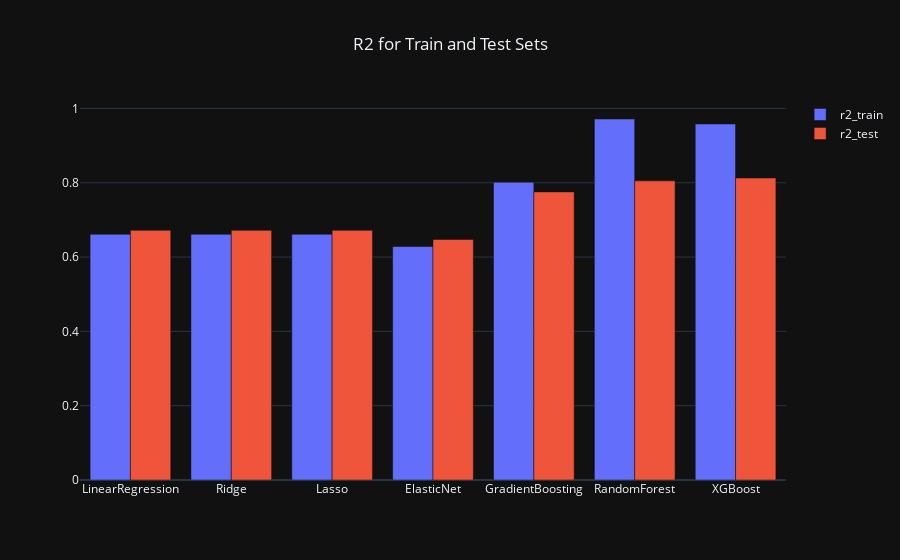
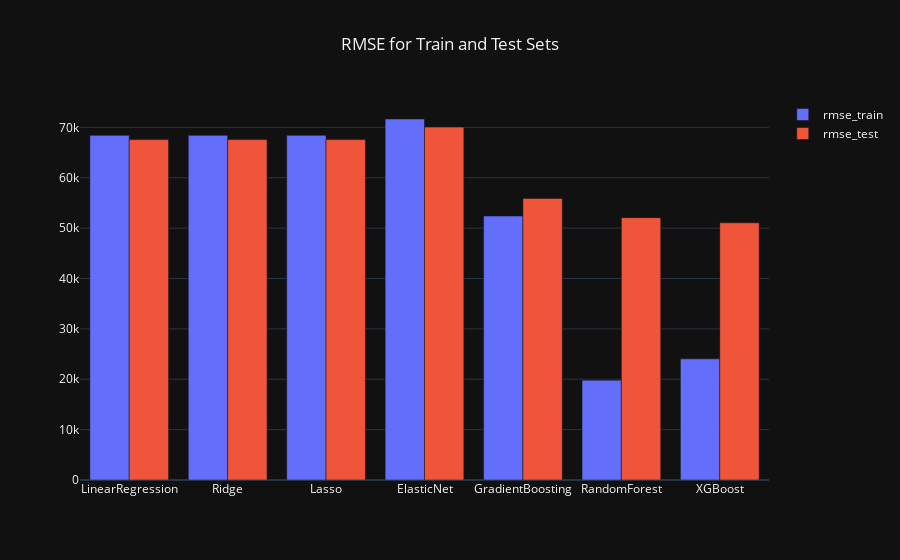

Source (notebook cell) for these figures, in order:
### Code cell
import pandas as pd
from sklearn.model_selection import train_test_split
from sklearn.linear_model import LinearRegression, Ridge, Lasso, ElasticNet
from sklearn.ensemble import GradientBoostingRegressor, RandomForestRegressor
from xgboost import XGBRegressor
from sklearn.metrics import r2_score, mean_squared_error, mean_absolute_error
import numpy as np
import plotly.graph_objects as go

# 加载数据（示例：自行替换为实际数据）
df = pd.read_csv('housing.csv')
X = df[['longitude', 'latitude', 'housing_median_age', 'total_rooms', 'total_bedrooms', 
        'population', 'households', 'median_income']]
y = df['median_house_value']

# 划分数据集
X_train, X_test, y_train, y_test = train_test_split(X, y, test_size=0.3, random_state=42, shuffle=True)

# 定义模型评估函数
def make_model(X_train, X_test, y_train, y_test, model, model_name):
    model.fit(X_train, y_train)
    y_train_pred = model.predict(X_train)
    y_test_pred = model.predict(X_test)
    
    # 计算评估指标
    r2_train = r2_score(y_train, y_train_pred)
    r2_test = r2_score(y_test, y_test_pred)
    mse_train = mean_squared_error(y_train, y_train_pred)
    mse_test = mean_squared_error(y_test, y_test_pred)
    rmse_train = np.sqrt(mse_train)
    rmse_test = np.sqrt(mse_test)
    mae_train = mean_absolute_error(y_train, y_train_pred)
    mae_test = mean_absolute_error(y_test, y_test_pred)
    
    return {
        "Algorithm": model_name,
        "r2_train": r2_train,
        "r2_test": r2_test,
        "mse_train": mse_train,
        "mse_test": mse_test,
        "rmse_train": rmse_train,
        "rmse_test": rmse_test,
        "mae_train": mae_train,
        "mae_test": mae_test
    }

# 模型列表
models = [
    (LinearRegression(), "LinearRegression"),
    (Ridge(), "Ridge"),
    (Lasso(), "Lasso"),
    (ElasticNet(), "ElasticNet"),
    (GradientBoostingRegressor(), "GradientBoosting"),
    (RandomForestRegressor(), "RandomForest"),
    (XGBRegressor(), "XGBoost"),
]

# 运行模型并存储结果
results = []
for model, name in models:
    result = make_model(X_train, X_test, y_train, y_test, model, name)
    results.append(result)

# 创建结果数据框
df_models = pd.DataFrame(results)

# 打印结果
print(df_models)

# 可视化 R^2
fig = go.Figure(data=[
    go.Bar(name='r2_train', x=df_models.Algorithm, y=df_models.r2_train),
    go.Bar(name='r2_test', x=df_models.Algorithm, y=df_models.r2_test)
])
fig.update_layout(template='plotly_dark', title='R2 for Train and Test Sets', title_x=0.5)
fig.show()

# 可视化 RMSE
fig = go.Figure(data=[
    go.Bar(name='rmse_train', x=df_models.Algorithm, y=df_models.rmse_train),
    go.Bar(name='rmse_test', x=df_models.Algorithm, y=df_models.rmse_test)
])
fig.update_layout(template='plotly_dark', title='RMSE for Train and Test Sets', title_x=0.5)
fig.show()

### Figure 1 — Plotly figure (JSON) as saved in the notebook; plotly's stock layout.template omitted (floating-point values rounded to 4 significant figures)
{"data": [{"name": "r2_train", "type": "bar", "x": ["LinearRegression", "Ridge", "Lasso", "ElasticNet", "GradientBoosting", "RandomForest", "XGBoost"], "y": [0.6612, 0.6612, 0.6612, 0.6283, 0.8013, 0.9716, 0.9582]}, {"name": "r2_test", "type": "bar", "x": ["LinearRegression", "Ridge", "Lasso", "ElasticNet", "GradientBoosting", "RandomForest", "XGBoost"], "y": [0.6719, 0.6719, 0.6719, 0.6472, 0.7754, 0.8051, 0.8127]}], "layout": {"autosize": true, "title": {"text": "R2 for Train and Test Sets", "x": 0.5}, "xaxis": {"autorange": true, "range": [-0.5, 6.5], "type": "category"}, "yaxis": {"autorange": true, "range": [0, 1.023], "type": "linear"}}}

### Figure 2 — Plotly figure (JSON) as saved in the notebook; plotly's stock layout.template omitted (floating-point values rounded to 4 significant figures)
{"data": [{"name": "rmse_train", "type": "bar", "x": ["LinearRegression", "Ridge", "Lasso", "ElasticNet", "GradientBoosting", "RandomForest", "XGBoost"], "y": [68430.0, 68430.0, 68430.0, 71670.0, 52400.0, 19820.0, 24050.0]}, {"name": "rmse_test", "type": "bar", "x": ["LinearRegression", "Ridge", "Lasso", "ElasticNet", "GradientBoosting", "RandomForest", "XGBoost"], "y": [67570.0, 67570.0, 67570.0, 70060.0, 55910.0, 52080.0, 51060.0]}], "layout": {"autosize": true, "title": {"text": "RMSE for Train and Test Sets", "x": 0.5}, "xaxis": {"autorange": true, "range": [-0.5, 6.5], "type": "category"}, "yaxis": {"autorange": true, "range": [0, 75440.0], "type": "linear"}}}
